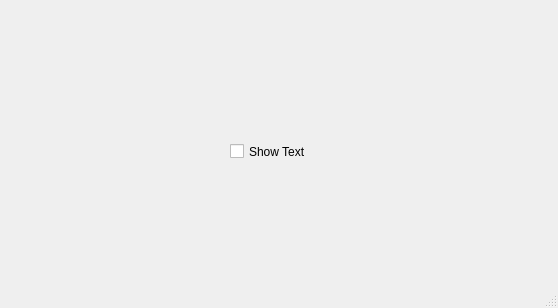
<?xml version="1.0" encoding="UTF-8"?>
<ui version="4.0">
 <class>MainWindow</class>
 <widget class="QMainWindow" name="MainWindow">
  <property name="geometry">
   <rect>
    <x>0</x>
    <y>0</y>
    <width>558</width>
    <height>308</height>
   </rect>
  </property>
  <property name="windowTitle">
   <string>MainWindow</string>
  </property>
  <widget class="QWidget" name="centralwidget">
   <widget class="QCheckBox" name="checkBox">
    <property name="geometry">
     <rect>
      <x>230</x>
      <y>140</y>
      <width>92</width>
      <height>23</height>
     </rect>
    </property>
    <property name="text">
     <string>Show Text</string>
    </property>
   </widget>
   <widget class="QLabel" name="label">
    <property name="geometry">
     <rect>
      <x>120</x>
      <y>200</y>
      <width>361</width>
      <height>16</height>
     </rect>
    </property>
    <property name="text">
     <string/>
    </property>
   </widget>
  </widget>
  <widget class="QMenuBar" name="menubar">
   <property name="geometry">
    <rect>
     <x>0</x>
     <y>0</y>
     <width>558</width>
     <height>22</height>
    </rect>
   </property>
  </widget>
  <widget class="QStatusBar" name="statusbar"/>
 </widget>
 <resources/>
 <connections/>
</ui>
